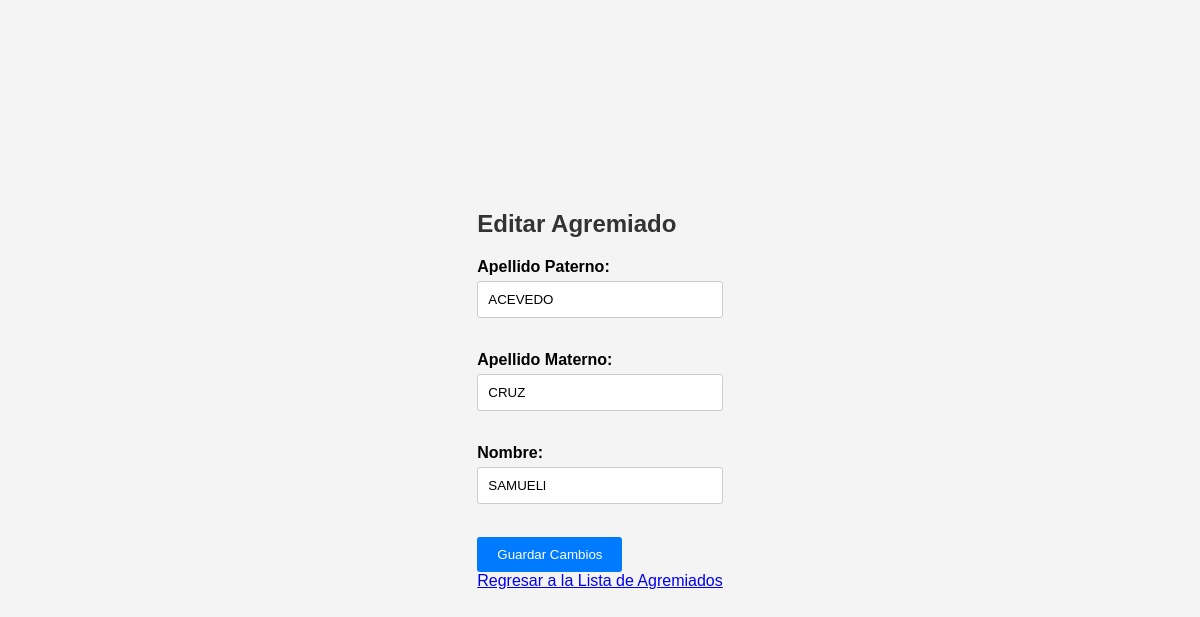
The page /editar_agremiado.php?id=4 on the database its author committed.
### tables this page shows
CREATE TABLE IF NOT EXISTS `agremiados` (
  `id_agremiado` int(11) NOT NULL AUTO_INCREMENT,
  `a_paterno` varchar(50) DEFAULT NULL,
  `a_materno` varchar(50) DEFAULT NULL,
  `nombre` varchar(50) DEFAULT NULL,
  `sexo` varchar(30) DEFAULT NULL,
  `NUP` varchar(20) DEFAULT NULL,
  `NUE` varchar(20) NOT NULL DEFAULT '',
  `RFC` varchar(13) DEFAULT NULL,
  `NSS` int(10) DEFAULT NULL,
  `f_nacimiento` date DEFAULT NULL,
  `telefono` int(10) DEFAULT NULL,
  `cuota` binary(2) DEFAULT NULL,
  PRIMARY KEY (`id_agremiado`),
  KEY `NUE` (`NUE`)
);

### editar_agremiado.php (the view, shortened to what this page needs)
<?php
if ($_SERVER["REQUEST_METHOD"] == "POST") {
    require_once "conexion.php";
    $id_agremiado = $_POST["id_agremiado"];
    $a_paterno = $_POST["a_paterno"];
    $a_materno = $_POST["a_materno"];
    $nombre = $_POST["nombre"];
    $sql = "UPDATE agremiados SET a_paterno=?, a_materno=?, nombre=? WHERE id_agremiado=?";
    $stmt = $conn->prepare($sql);
    if ($stmt) {
        $stmt->bind_param("sssi", $a_paterno, $a_materno, $nombre, $id_agremiado);
        if ($stmt->execute()) {
            header("Location: ver_agremiados.php");
            exit();
        } else {
            echo "Error al actualizar el agremiado: " . $stmt->error;
        }
        $stmt->close();
    }
    $conn->close();
} else {
    if (isset($_GET["id"]) && is_numeric($_GET["id"])) {
        $id_agremiado = $_GET["id"];
        require_once "conexion.php";
        $sql = "SELECT * FROM agremiados WHERE id_agremiado = ?";
        $stmt = $conn->prepare($sql);
        if ($stmt) {
            $stmt->bind_param("i", $id_agremiado);
            $stmt->execute();
            $result = $stmt->get_result();
            if ($result->num_rows === 1) {
                $row = $result->fetch_assoc();
                $a_paterno = $row["a_paterno"];
                $a_materno = $row["a_materno"];
                $nombre = $row["nombre"];
            } else {
                echo "No se encontró ningún agremiado con ese ID.";
                exit();
            }
        }
    } else {
        echo "ID de agremiado no válido.";
        exit();
    }
}
?>
<!DOCTYPE html>
<html>
<head>
    <link rel="stylesheet" type="text/css" href="styles.css">
</head>
<body>
    <div class="content">
        <h2>Editar Agremiado</h2>
        <form action="editar_agremiado.php" method="post">
            <label for="a_paterno">Apellido Paterno:</label>
            <input type="text" name="a_paterno" id="a_paterno" value="<?php echo $a_paterno; ?>" required><br><br>
            <label for="a_materno">Apellido Materno:</label>
            <input type="text" name="a_materno" id="a_materno" value="<?php echo $a_materno; ?>" required><br><br>
            <label for="nombre">Nombre:</label>
            <input type="text" name="nombre" id="nombre" value="<?php echo $nombre; ?>" required><br><br>
            <input type="submit" value="Guardar Cambios">
        </form>
        <a href="ver_agremiados.php">Regresar a la Lista de Agremiados</a>
    </div>
</body>
</html>

### styles.css (style rules this page uses)
* { margin: 0; padding: 0; box-sizing: border-box; }
body { font-family: Arial, sans-serif; background-color: #f4f4f4; display: flex; justify-content: center; align-items: center; height: 100vh; }
h2 { margin-bottom: 20px; color: #333; }
label { display: block; font-weight: bold; margin-bottom: 5px; }
input[type="text"], input[type="password"] { width: 100%; padding: 10px; margin-bottom: 15px; border: 1px solid #ccc; border-radius: 3px; }
input[type="submit"] { background-color: #007bff; color: #fff; padding: 10px 20px; border: none; border-radius: 3px; cursor: pointer; transition: background-color 0.3s; }

### rows shown on the page
agremiados: a_paterno "ACEVEDO", a_materno "CRUZ", nombre "SAMUELl"
